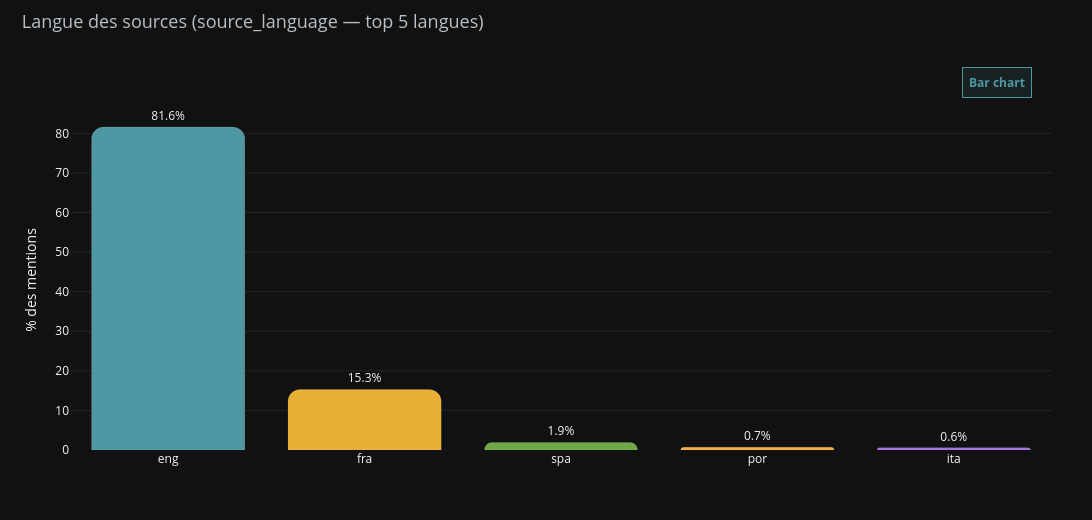

The notebook cell saved with this chart:
### Code cell
import plotly.graph_objects as go

# Calcul des pourcentages
df_langues["pct"] = (
    df_langues["nb_mentions"] / df_langues["nb_mentions"].sum() * 100
).round(1)

# Ordre décroissant
df_langues = df_langues.sort_values("pct", ascending=False)

# Une couleur différente par barre
bar_colors = ["#4f98a3", "#e8af34", "#6daa45", "#fdab43", "#a86fdf"]

fig = go.Figure()

fig.add_trace(go.Bar(
    x=df_langues["langue"],
    y=df_langues["pct"],
    marker_color=bar_colors[:len(df_langues)],
    marker_line_color="rgba(255,255,255,0.10)",
    marker_line_width=1,
    text=df_langues["pct"].astype(str) + "%",
    textposition="outside",
    hovertemplate="%{x} : <b>%{y}%</b><extra></extra>"
))

fig.update_layout(
    title=dict(
        text="Langue des sources (source_language — top 5 langues)",
        x=0.02,
        xanchor="left",
        y=0.97,
        yanchor="top",
        font=dict(size=18, color="#b8c0c8")
    ),
    template="plotly_dark",
    showlegend=False,
    xaxis_title="",
    yaxis_title="% des mentions",
    margin=dict(t=110, l=70, r=40, b=70),
    width=1100,
    height=520,
    bargap=0.22,
    barcornerradius=12
)

fig.add_annotation(
    text="<b>Bar chart</b>",
    xref="paper", yref="paper",
    x=0.98, y=1.08,
    showarrow=False,
    xanchor="right",
    yanchor="middle",
    font=dict(size=12, color="#4f98a3"),
    bgcolor="rgba(79,152,163,0.12)",
    bordercolor="#4f98a3",
    borderwidth=1,
    borderpad=6
)

fig.update_yaxes(
    showgrid=True,
    gridcolor="rgba(255,255,255,0.08)",
    zeroline=False
)

fig.update_xaxes(showgrid=False)

fig.show()

### Figure 1 — Plotly figure (JSON) as saved in the notebook; plotly's stock layout.template omitted (floating-point values rounded to 4 significant figures)
{"data": [{"hovertemplate": "%{x} : <b>%{y}%</b><extra></extra>", "marker": {"color": ["#4f98a3", "#e8af34", "#6daa45", "#fdab43", "#a86fdf"], "line": {"color": "rgba(255,255,255,0.10)", "width": 1}}, "text": ["81.6%", "15.3%", "1.9%", "0.7%", "0.6%"], "textposition": "outside", "type": "bar", "x": ["eng", "fra", "spa", "por", "ita"], "y": [81.6, 15.3, 1.9, 0.7, 0.6]}], "layout": {"annotations": [{"bgcolor": "rgba(79,152,163,0.12)", "bordercolor": "#4f98a3", "borderpad": 6, "borderwidth": 1, "font": {"color": "#4f98a3", "size": 12}, "showarrow": false, "text": "<b>Bar chart</b>", "x": 0.98, "xanchor": "right", "xref": "paper", "y": 1.08, "yanchor": "middle", "yref": "paper"}], "barcornerradius": 12, "bargap": 0.22, "height": 520, "margin": {"b": 70, "l": 70, "r": 40, "t": 110}, "showlegend": false, "title": {"font": {"color": "#b8c0c8", "size": 18}, "text": "Langue des sources (source_language — top 5 langues)", "x": 0.02, "xanchor": "left", "y": 0.97, "yanchor": "top"}, "width": 1100, "xaxis": {"showgrid": false, "title": {"text": ""}}, "yaxis": {"gridcolor": "rgba(255,255,255,0.08)", "showgrid": true, "title": {"text": "% des mentions"}, "zeroline": false}}}
